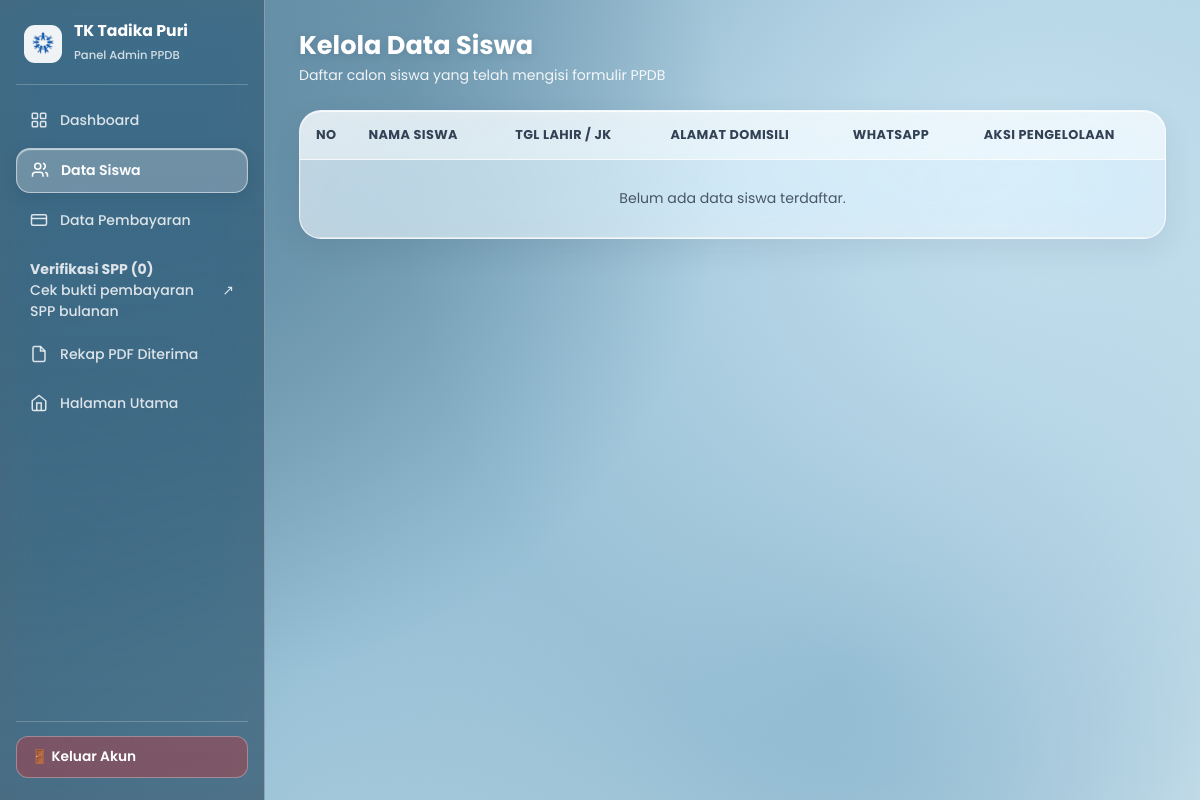
Before: /data_siswa (signed in) with the older database file.
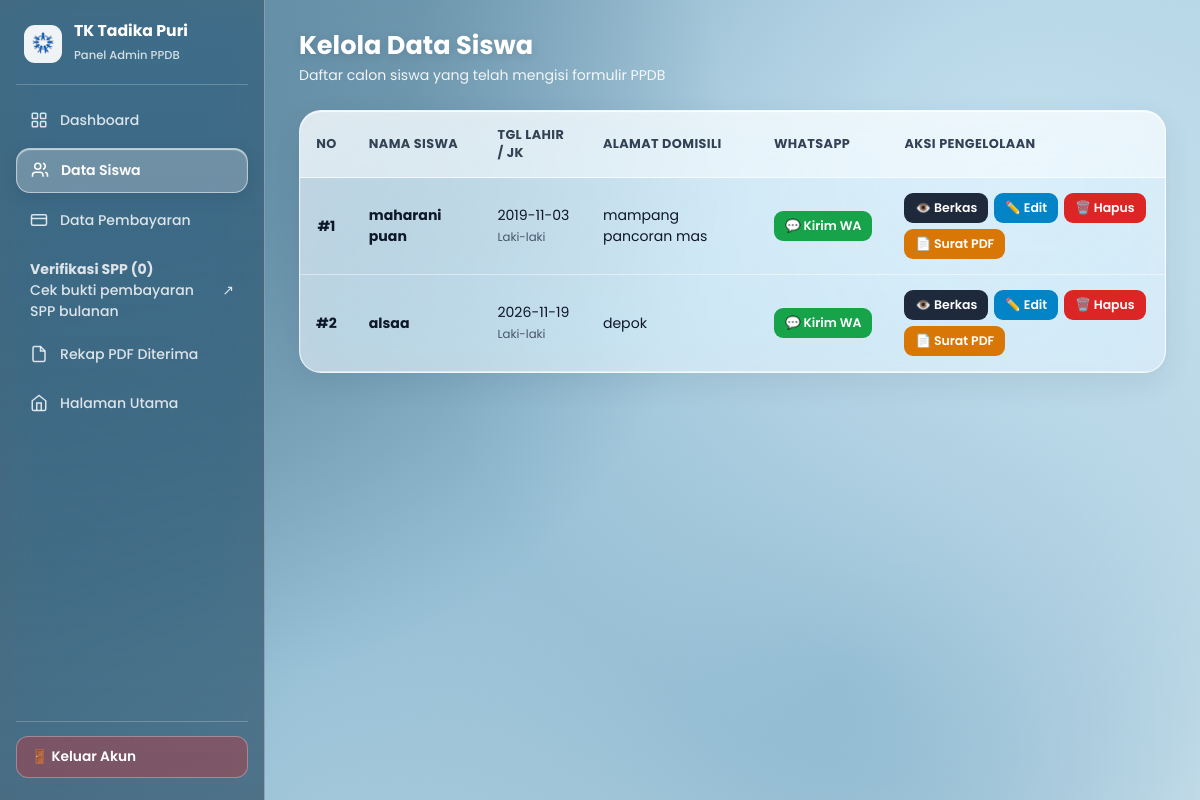
After: the same page with the newer database file.
### tables this page shows
CREATE TABLE siswa (
            id INTEGER PRIMARY KEY AUTOINCREMENT,
            nama_siswa TEXT,
            nama_panggilan TEXT,
            tempat_lahir TEXT,
            tanggal_lahir TEXT,
            jenis_kelamin TEXT,
            agama TEXT,
            alamat TEXT,
            tinggi_badan TEXT,
            berat_badan TEXT,
            nama_ayah TEXT,
            pekerjaan_ayah TEXT,
            nama_ibu TEXT,
            pekerjaan_ibu TEXT,
            file_kk TEXT,
            file_akta TEXT,
            foto TEXT,
            status TEXT DEFAULT 'Belum Verifikasi'
        , email TEXT, jenjang TEXT DEFAULT 'Kinder A', tipe_program TEXT DEFAULT 'Tatap Muka Rutin', kelas TEXT DEFAULT 'Reguler');

### PythonProject1/app.py (the view)
@app.route('/data_siswa')
def data_siswa():
    if session.get('role') != 'admin':
        return "Akses Ditolak!"
    conn = get_db()
    cur = conn.cursor()
    cur.execute("SELECT * FROM siswa")
    data = cur.fetchall()
    conn.close()
    return render_template('data_siswa.html', siswa=data)

### PythonProject1/app.py (called while the page is built)
def get_db():
    conn = sqlite3.connect(DB_PATH)
    conn.row_factory = sqlite3.Row
    return conn

### PythonProject1/templates/data_siswa.html (shortened to what this page needs)
<!DOCTYPE html>
<html lang="id">
<head>
</head>
<body>
<div class="admin-layout">
    <aside class="sidebar" id="adminSidebar">
        <div class="sidebar-header">
            <div class="brand-wrap">
                <img src="{{ url_for('static', filename='image/logo-transparent.png') }}" alt="Logo">
                <div class="brand-text">
                    <h2>TK Tadika Puri</h2>
                    <span>Panel Admin PPDB</span>
                </div>
            </div>
        </div>
        <ul class="sidebar-menu">
            <li>
                <a href="/admin_dashboard">
                    <svg viewBox="0 0 24 24" fill="none" stroke="currentColor" stroke-width="2"><rect x="3" y="3" width="7" height="7" rx="1"/><rect x="14" y="3" width="7" height="7" rx="1"/><rect x="14" y="14" width="7" height="7" rx="1"/><rect x="3" y="14" width="7" height="7" rx="1"/></svg>
                    Dashboard
                </a>
            </li>
            <li>
                <a href="/data_siswa" class="active">
                    <svg viewBox="0 0 24 24" fill="none" stroke="currentColor" stroke-width="2"><path d="M16 21v-2a4 4 0 0 0-4-4H6a4 4 0 0 0-4 4v2"/><circle cx="9" cy="7" r="4"/><path d="M22 21v-2a4 4 0 0 0-3-3.87"/><path d="M16 3.13a4 4 0 0 1 0 7.75"/></svg>
                    Data Siswa
                </a>
            </li>
            <li>
                <a href="/data_pembayaran">
                    <svg viewBox="0 0 24 24" fill="none" stroke="currentColor" stroke-width="2"><rect x="2" y="5" width="20" height="14" rx="2"/><line x1="2" y1="10" x2="22" y2="10"/></svg>
                    Data Pembayaran
                </a>
            </li>
            <li>
                <a href="/data_spp" class="action-item">
                <div>
                    <h4>Verifikasi SPP ({{ pending_spp or 0 }})</h4>
                    <p>Cek bukti pembayaran SPP bulanan</p>
                </div>
                <div class="action-arrow">↗</div>
            </a>
                <a href="/cetak_pdf" target="_blank">
                    <svg viewBox="0 0 24 24" fill="none" stroke="currentColor" stroke-width="2"><path d="M14 2H6a2 2 0 0 0-2 2v16a2 2 0 0 0 2 2h12a2 2 0 0 0 2-2V8z"/><polyline points="14 2 14 8 20 8"/></svg>
                    Rekap PDF Diterima
                </a>
            </li>
            <li>
                <a href="/">
                    <svg viewBox="0 0 24 24" fill="none" stroke="currentColor" stroke-width="2"><path d="M3 9l9-7 9 7v11a2 2 0 0 1-2 2H5a2 2 0 0 1-2-2z"/><polyline points="9 22 9 12 15 12 15 22"/></svg>
                    Halaman Utama
                </a>
            </li>
        </ul>
        <div class="sidebar-footer">
            <a href="/logout" class="btn-logout">🚪 Keluar Akun</a>
        </div>
    </aside>
    <main class="main-content">
        <header class="topbar">
            <div class="topbar-title">
                <h1>Kelola Data Siswa</h1>
                <p>Daftar calon siswa yang telah mengisi formulir PPDB</p>
            </div>
        </header>
        <div class="glass-table-wrap">
            <table>
                <thead>
                    <tr>
                        <th style="width: 50px; text-align: center;">No</th>
                        <th>Nama Siswa</th>
                        <th>Tgl Lahir / JK</th>
                        <th>Alamat Domisili</th>
                        <th>WhatsApp</th>
                        <th>Aksi Pengelolaan</th>
                    </tr>
                </thead>
                <tbody>
                    {% for row in siswa %}
                    <tr>
                        <td data-label="No. Urut" style="text-align: center;"><b>#{{ loop.index }}</b></td>
                        <td data-label="Nama Siswa"><b>{{ row.nama_siswa }}</b></td>
                        <td data-label="Lahir / JK">
                            <div>{{ row.tanggal_lahir }}<br><small style="color: #475569;">{{ row.jenis_kelamin }}</small></div>
                        </td>
                        <td data-label="Alamat">{{ row.alamat }}</td>
                        <td data-label="Konfirmasi WA">
                            <a href="https://wa.me/?text=Halo%20Orang%20Tua%20dari%20{{ row.nama_siswa | urlencode }},%20berikut%20Surat%20Keterangan%20Penerimaan%20PPDB%20TK%20Tadika%20Puri." target="_blank" class="btn-pill btn-wa">
                                💬 Kirim WA
                            </a>
                        </td>
                        <td data-label="Menu Aksi" class="td-actions">
                            <div class="action-btns">
                                <a href="/detail_siswa/{{ row.id }}" class="btn-pill btn-detail">👁️ Berkas</a>
                                <a href="/edit_siswa/{{ row.id }}" class="btn-pill btn-edit">✏️ Edit</a>
                                <a href="/hapus_siswa/{{ row.id }}" class="btn-pill btn-delete" onclick="return confirm('Hapus data siswa ini?')">🗑️ Hapus</a>
                                <a href="/cetak_bukti/{{ row.id }}" target="_blank" class="btn-pill btn-cetak">📄 Surat PDF</a>
                            </div>
                        </td>
                    </tr>
                    {% else %}
                    <tr>
                        <td colspan="6" style="text-align: center; color: #475569; padding: 28px;">Belum ada data siswa terdaftar.</td>
                    </tr>
                    {% endfor %}
                </tbody>
            </table>
        </div>
    </main>
</div>
</body>
</html>

### PythonProject1/templates/data_siswa.html (style rules this page uses)
* { margin: 0; padding: 0; box-sizing: border-box; font-family: 'Poppins', sans-serif; }
body { min-height: 100vh; background: radial-gradient(circle at 15% 18%, #638da5 0%, transparent 45%), radial-gradient(circle at 85% 22%, #c3dfee 0%, transparent 52%), radial-gradient(circle at 70% 85%, #8cb7ce 0%, transparent 50%), linear-gradient(135deg, #5c859d 0%, #99c1d6 48%, #d7e9f3 100%); background-attachment: fixed; color: #0f172a; overflow-x: hidden; }
.admin-layout { display: flex; min-height: 100vh; }
.sidebar { width: 265px; height: 100vh; position: sticky; top: 0; background: linear-gradient(180deg, rgba(44, 76, 98, 0.52) 0%, rgba(34, 62, 82, 0.62) 100%); backdrop-filter: blur(24px) saturate(150%); -webkit-backdrop-filter: blur(24px) saturate(150%); border-right: 1px solid rgba(255, 255, 255, 0.35); padding: 22px 16px; display: flex; flex-direction: column; flex-shrink: 0; transition: transform 0.32s cubic-bezier(0.22, 1, 0.36, 1); }
.sidebar-header { display: flex; align-items: center; justify-content: space-between; padding: 0 8px 18px; margin-bottom: 14px; border-bottom: 1px solid rgba(255, 255, 255, 0.22); }
.brand-wrap { display: flex; align-items: center; gap: 12px; }
.brand-wrap img { width: 38px; height: 38px; object-fit: contain; background: rgba(255,255,255,0.92); border-radius: 11px; padding: 4px; }
.brand-text h2 { font-size: 0.98rem; font-weight: 700; color: #ffffff; line-height: 1.2; }
.brand-text span { font-size: 0.72rem; color: rgba(255,255,255,0.78); font-weight: 500; }
.sidebar-menu { list-style: none; display: flex; flex-direction: column; gap: 6px; flex: 1; }
.sidebar-menu a { display: flex; align-items: center; gap: 12px; padding: 11px 14px; color: rgba(255, 255, 255, 0.82); text-decoration: none; font-size: 0.88rem; font-weight: 500; border-radius: 14px; transition: all 0.22s ease; }
.sidebar-menu a svg { width: 18px; height: 18px; flex-shrink: 0; }
.sidebar-menu a.active { background: rgba(255, 255, 255, 0.26); color: #ffffff; font-weight: 600; border: 1px solid rgba(255, 255, 255, 0.5); box-shadow: 0 4px 16px rgba(15, 35, 52, 0.12), inset 0 1px 1px rgba(255, 255, 255, 0.65); }
.sidebar-footer { margin-top: auto; padding-top: 14px; border-top: 1px solid rgba(255, 255, 255, 0.22); }
.btn-logout { display: flex; align-items: center; gap: 10px; padding: 10px 14px; border-radius: 12px; color: #ffffff; background: rgba(220, 38, 38, 0.35); border: 1px solid rgba(255, 255, 255, 0.3); text-decoration: none; font-size: 0.86rem; font-weight: 600; }
.main-content { flex: 1; padding: 26px 34px; min-width: 0; }
.topbar { display: flex; align-items: center; gap: 14px; margin-bottom: 24px; }
.topbar-title h1 { font-size: 1.6rem; font-weight: 700; color: #ffffff; text-shadow: 0 2px 10px rgba(15, 45, 70, 0.15); }
.topbar-title p { font-size: 0.88rem; color: rgba(255, 255, 255, 0.9); }
.glass-table-wrap { background: linear-gradient(145deg, rgba(255, 255, 255, 0.62) 0%, rgba(255, 255, 255, 0.4) 100%); backdrop-filter: blur(22px) saturate(145%); -webkit-backdrop-filter: blur(22px) saturate(145%); border: 1px solid rgba(255, 255, 255, 0.75); border-radius: 22px; overflow: hidden; box-shadow: 0 10px 30px rgba(18, 48, 72, 0.09), inset 0 1px 1px rgba(255, 255, 255, 0.9); animation: glassEnter 0.55s cubic-bezier(0.22, 1, 0.36, 1) forwards; }
table { width: 100%; border-collapse: collapse; text-align: left; }
thead th { background: rgba(255, 255, 255, 0.45); color: #334155; padding: 15px 16px; font-size: 0.8rem; font-weight: 700; text-transform: uppercase; letter-spacing: 0.4px; border-bottom: 1px solid rgba(255, 255, 255, 0.7); }
tbody td { padding: 15px 16px; border-bottom: 1px solid rgba(255, 255, 255, 0.45); font-size: 0.88rem; color: #0f172a; vertical-align: middle; }
.action-btns { display: flex; gap: 6px; flex-wrap: wrap; align-items: center; }
.btn-pill { padding: 6px 11px; border-radius: 9px; font-size: 0.78rem; font-weight: 600; text-decoration: none; color: #fff; white-space: nowrap; transition: 0.2s; display: inline-flex; align-items: center; gap: 4px; }
.btn-detail { background: #1e293b; }
.btn-edit { background: #0284c7; }
.btn-delete { background: #dc2626; }
.btn-cetak { background: #d97706; }
.btn-wa { background: #16a34a; }

Changed rows visible on the page:
added siswa: nama_siswa "maharani puan", tanggal_lahir "2019-11-03", jenis_kelamin "Laki-laki", alamat "mampang pancoran mas"
added siswa: nama_siswa "alsaa", tanggal_lahir "2026-11-19", jenis_kelamin "Laki-laki", alamat "depok"
Other visible differences:
text no longer shown: "Belum ada data siswa terdaftar."
